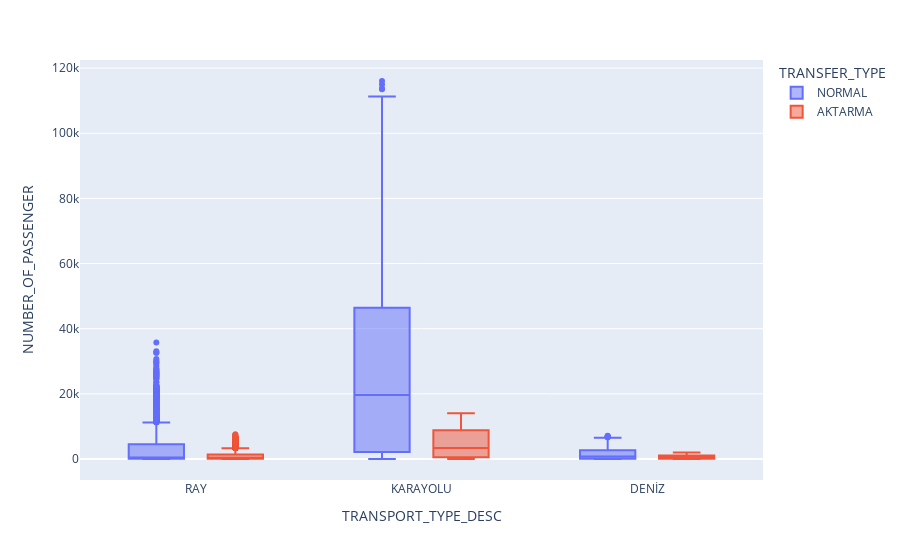

Write notebook code for a chart like this one.
### Code cell
import plotly.express as px
fig = px.box(df, x="TRANSPORT_TYPE_DESC", y="NUMBER_OF_PASSENGER", color="TRANSFER_TYPE")
fig.show()

### Figure 1 — Plotly figure (JSON) as saved in the notebook; plotly's stock layout.template omitted (floating-point values rounded to 4 significant figures; data arrays with more than 128 entries replaced by an {"elided": "..."} marker saying what was removed)
{"data": [{"alignmentgroup": "True", "hovertemplate": "TRANSFER_TYPE=NORMAL<br>TRANSPORT_TYPE_DESC=%{x}<br>NUMBER_OF_PASSENGER=%{y}<extra></extra>", "legendgroup": "NORMAL", "marker": {"color": "#636efa"}, "name": "NORMAL", "notched": false, "offsetgroup": "NORMAL", "orientation": "v", "showlegend": true, "type": "box", "x": {"elided": "3464 str values"}, "x0": " ", "xaxis": "x", "y": {"elided": "3464 int values"}, "y0": " ", "yaxis": "y"}, {"alignmentgroup": "True", "hovertemplate": "TRANSFER_TYPE=AKTARMA<br>TRANSPORT_TYPE_DESC=%{x}<br>NUMBER_OF_PASSENGER=%{y}<extra></extra>", "legendgroup": "AKTARMA", "marker": {"color": "#EF553B"}, "name": "AKTARMA", "notched": false, "offsetgroup": "AKTARMA", "orientation": "v", "showlegend": true, "type": "box", "x": {"elided": "2590 str values"}, "x0": " ", "xaxis": "x", "y": {"elided": "2590 int values"}, "y0": " ", "yaxis": "y"}], "layout": {"boxmode": "group", "legend": {"title": {"text": "TRANSFER_TYPE"}, "tracegroupgap": 0}, "margin": {"t": 60}, "xaxis": {"anchor": "y", "domain": [0, 1], "title": {"text": "TRANSPORT_TYPE_DESC"}}, "yaxis": {"anchor": "x", "domain": [0, 1], "title": {"text": "NUMBER_OF_PASSENGER"}}}}
